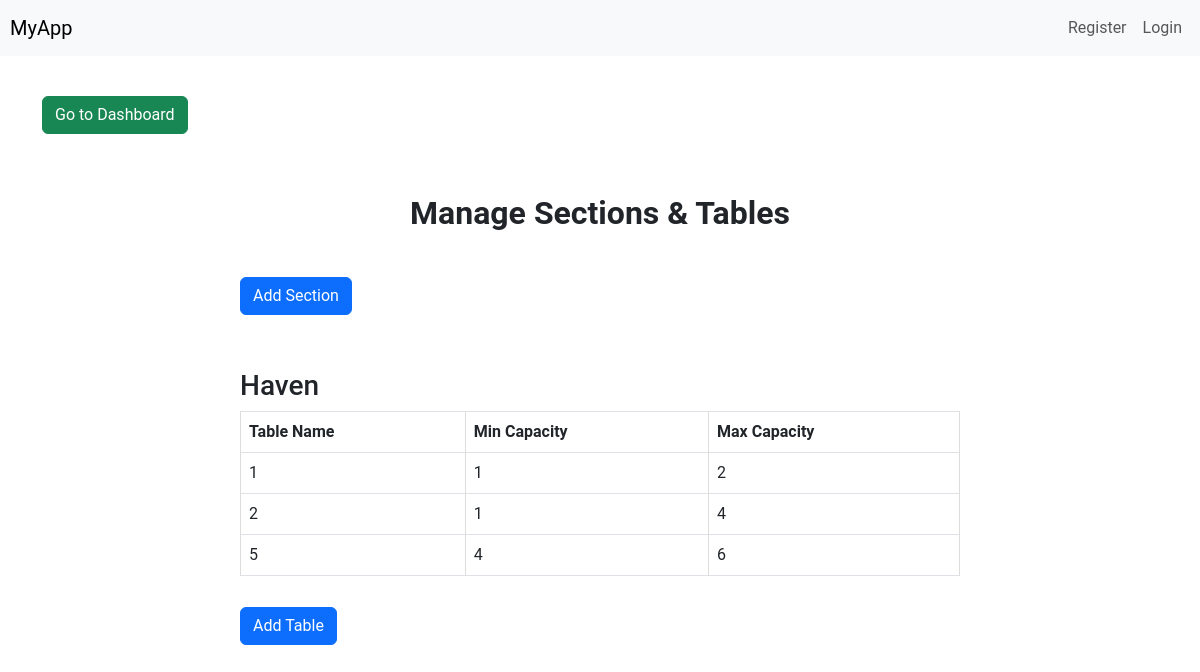
The page /accounts/create_section_table/ (signed in) on the database as committed earlier.
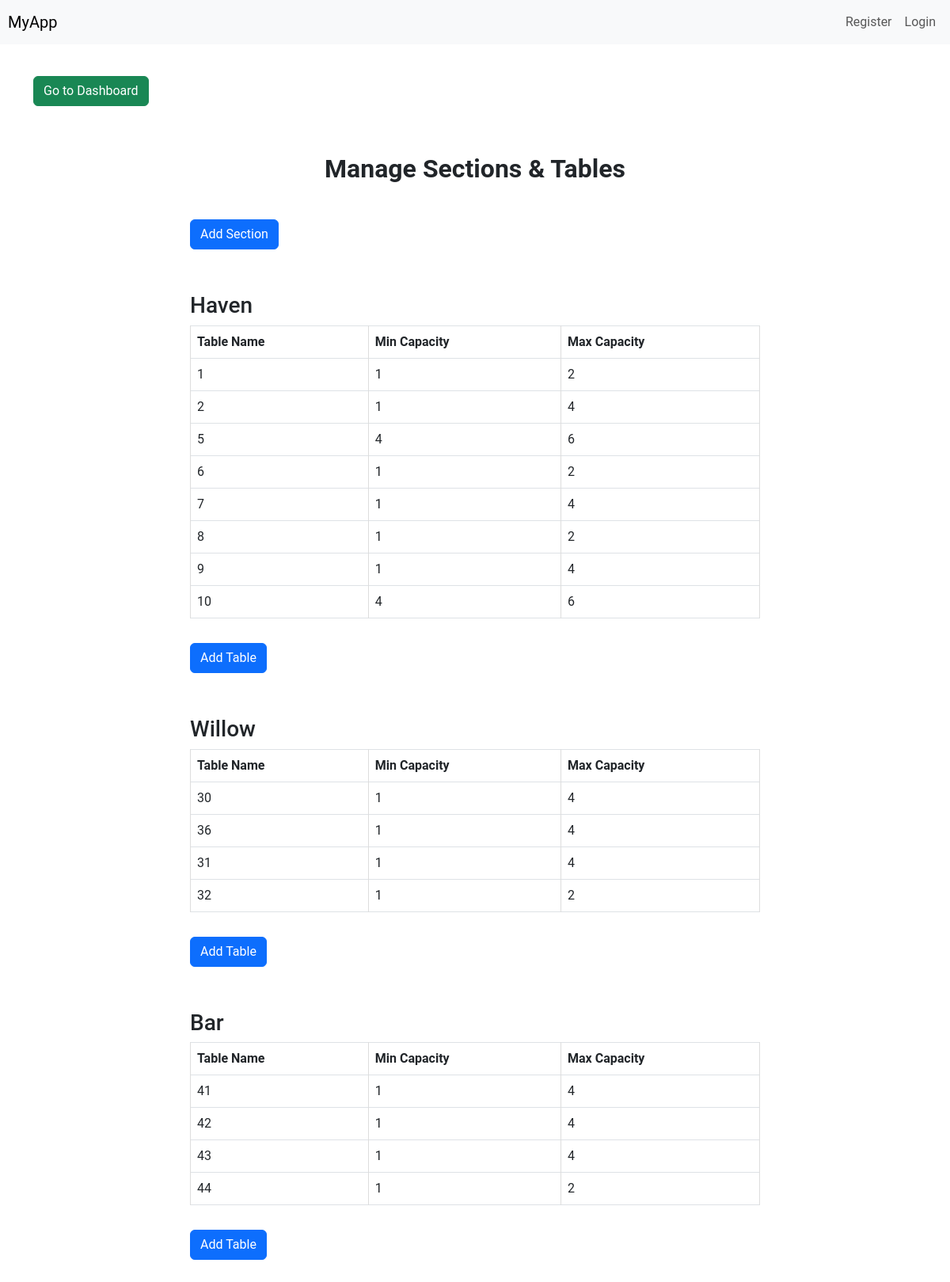
The same page on the database as committed later.
### venues/models.py (models this page shows, shortened)
class Section(models.Model):
    venue = models.ForeignKey(Venue, on_delete=models.CASCADE)
    name = models.CharField(max_length=255)
    booking_priority = models.IntegerField()

class Table(models.Model):
    section = models.ForeignKey(Section, on_delete=models.CASCADE)
    name = models.CharField(max_length=255)
    min_seats = models.IntegerField()
    max_seats = models.IntegerField()

### accounts/views.py (the view)
# urls.py: path('create_section_table/', views.create_section_and_table, name='create_section_table'),
@login_required
def create_section_and_table(request, section_id=None):
    venue = Venue.objects.get(user=request.user)
    sections = Section.objects.filter(venue=venue)
    if request.method == "POST":
        if 'create_section' in request.POST:
            section_form = SectionForm(request.POST)
            table_form = TableForm()
            if section_form.is_valid():
                section = section_form.save(commit=False)
                section.venue = venue
                section.save()
                section_form = SectionForm()  # Reset section_form after successful submission
        elif 'create_table' in request.POST:
            section = Section.objects.get(id=section_id)
            section_form = SectionForm()
            table_form = TableForm(request.POST)
            if table_form.is_valid():
                table = table_form.save(commit=False)
                table.section = section
                table.save()
                table_form = TableForm()  # Reset table_form after successful submission
    else:
        section_form = SectionForm()
        table_form = TableForm()
    return render(request, 'registration_login/create_section_table.html', {'section_form': section_form, 'table_form': table_form, 'sections': sections})

### accounts/templates/registration_login/create_section_table.html (shortened to what this page needs)
{% extends 'registration_login/base.html' %}
{% load crispy_forms_tags %}
{% load static %}
{% block content %}
    <link rel="stylesheet" href="{% static 'css/create_section_table.css' %}">
<a href="{% url 'dashboard:index' %}" class="btn btn-success">Go to Dashboard</a>
<div class="container">
    <div class="row">
        <div class="col-md-8 mx-auto">
            <h2 class="text-center">Manage Sections & Tables</h2>
            <button type="button" class="btn btn-primary" data-bs-toggle="modal" data-bs-target="#addSectionModal">Add Section</button>
        </div>
    </div>
    {% for section in sections %}
    <div class="row mt-4">
        <div class="col-md-8 mx-auto">
            <h3>{{ section.name }}</h3>
            <table class="table table-bordered">
                <thead>
                <tr>
                    <th>Table Name</th>
                    <th>Min Capacity</th>
                    <th>Max Capacity</th>
                </tr>
                </thead>
                <tbody>
                {% for table in section.table_set.all %}
                    <tr>
                        <td>{{ table.name }}</td>
                        <td>{{ table.min_seats }}</td>
                        <td>{{ table.max_seats }}</td>
                    </tr>
                {% endfor %}
                </tbody>
            </table>
            <button type="button" class="btn btn-primary" data-bs-toggle="modal" data-bs-target="#addTableModal{{ section.id }}">Add Table</button>
        </div>
    </div>
    {% endfor %}
</div>
{% endblock %}

Rows that differ between the two databases and show on the page:
added Table: name "6", min_seats "1", max_seats "2", shown under Section "Haven"
added Table: name "7", min_seats "1", max_seats "4", shown under Section "Haven"
added Table: name "8", min_seats "1", max_seats "2", shown under Section "Haven"
added Table: name "9", min_seats "1", max_seats "4", shown under Section "Haven"
added Table: name "10", min_seats "4", max_seats "6", shown under Section "Haven"
added Section: name "Willow"
added Table: name "30", min_seats "1", max_seats "4", shown under "Willow"
added Table: name "36", min_seats "1", max_seats "4", shown under "Willow"
added Table: name "31", min_seats "1", max_seats "4", shown under "Willow"
added Table: name "32", min_seats "1", max_seats "2", shown under "Willow"
added Section: name "Bar"
added Table: name "41", min_seats "1", max_seats "4", shown under "Bar"
added Table: name "42", min_seats "1", max_seats "4", shown under "Bar"
added Table: name "43", min_seats "1", max_seats "4", shown under "Bar"
added Table: name "44", min_seats "1", max_seats "2", shown under "Bar"
